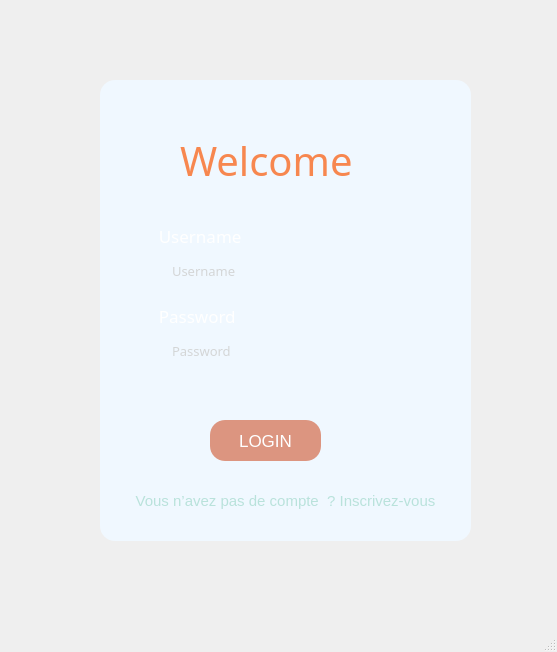
<?xml version="1.0" encoding="UTF-8"?>
<ui version="4.0">
 <class>MainWindow</class>
 <widget class="QMainWindow" name="MainWindow">
  <property name="geometry">
   <rect>
    <x>0</x>
    <y>0</y>
    <width>557</width>
    <height>652</height>
   </rect>
  </property>
  <property name="windowTitle">
   <string>MainWindow</string>
  </property>
  <widget class="QWidget" name="centralwidget">
   <widget class="QFrame" name="frame_2">
    <property name="geometry">
     <rect>
      <x>0</x>
      <y>0</y>
      <width>561</width>
      <height>641</height>
     </rect>
    </property>
    <property name="styleSheet">
     <string notr="true">QFrame
 {
border-radius:5px;
background-color:linear-gradient(to right top, #3cc6da, #5bc7e4, #77c8ea, #90c8ee, #a6c9ee, #a5c1e7, #a4bae0, #a3b2d9, #8fa0cc, #7c8ebe, #697db1, #566ca4;)
}


</string>
    </property>
    <property name="frameShape">
     <enum>QFrame::StyledPanel</enum>
    </property>
    <property name="frameShadow">
     <enum>QFrame::Raised</enum>
    </property>
    <property name="image" stdset="0">
     <font/>
    </property>
    <widget class="QFrame" name="frame">
     <property name="geometry">
      <rect>
       <x>100</x>
       <y>80</y>
       <width>371</width>
       <height>461</height>
      </rect>
     </property>
     <property name="styleSheet">
      <string notr="true">QFrame
{
	background-color: rgb(240, 248, 255);

border-radius:15px;
}

</string>
     </property>
     <property name="frameShape">
      <enum>QFrame::StyledPanel</enum>
     </property>
     <property name="frameShadow">
      <enum>QFrame::Raised</enum>
     </property>
     <widget class="QLabel" name="label_2">
      <property name="geometry">
       <rect>
        <x>80</x>
        <y>60</y>
        <width>231</width>
        <height>41</height>
       </rect>
      </property>
      <property name="styleSheet">
       <string notr="true">*{
font-family:century gothic;
font-size:40px;
}
QLabel
{
background:transparent;
color:rgb(247, 135, 79);
}</string>
      </property>
      <property name="frameShadow">
       <enum>QFrame::Sunken</enum>
      </property>
      <property name="text">
       <string>Welcome</string>
      </property>
     </widget>
     <widget class="QPushButton" name="buttonlogin">
      <property name="geometry">
       <rect>
        <x>110</x>
        <y>340</y>
        <width>111</width>
        <height>41</height>
       </rect>
      </property>
      <property name="styleSheet">
       <string notr="true">QPushButton
{
color:white;
border-radius:15px;
background:rgba(200,50,0,0.5);
font-size:17px;
}
QPushButton:hover
{

color:#333;
border-radius:15px;
background:#56655e1;

}
</string>
      </property>
      <property name="text">
       <string>LOGIN</string>
      </property>
     </widget>
     <widget class="QLineEdit" name="username">
      <property name="geometry">
       <rect>
        <x>70</x>
        <y>180</y>
        <width>241</width>
        <height>22</height>
       </rect>
      </property>
      <property name="styleSheet">
       <string notr="true">QLineEdit
{
background:transparent;
border:none;
color:rgb(184, 179, 174);
border-bottom:1px solide #717072;
font-family:century gothic;
font-size:13px;
}
</string>
      </property>
      <property name="text">
       <string/>
      </property>
      <property name="placeholderText">
       <string>Username</string>
      </property>
     </widget>
     <widget class="QLineEdit" name="password">
      <property name="geometry">
       <rect>
        <x>70</x>
        <y>260</y>
        <width>251</width>
        <height>22</height>
       </rect>
      </property>
      <property name="styleSheet">
       <string notr="true">QLineEdit
{
background:transparent;
border:none;
color:rgb(184, 179, 174);
border-bottom:1px solide #717072;
font-family:century gothic;
font-size:13px;
}</string>
      </property>
      <property name="text">
       <string/>
      </property>
      <property name="echoMode">
       <enum>QLineEdit::Password</enum>
      </property>
      <property name="placeholderText">
       <string>Password</string>
      </property>
     </widget>
     <widget class="QLabel" name="label_3">
      <property name="geometry">
       <rect>
        <x>50</x>
        <y>140</y>
        <width>151</width>
        <height>31</height>
       </rect>
      </property>
      <property name="styleSheet">
       <string notr="true">*{
font-family:century gothic;
font-size:17px;
}
QLabel
{
background:transparent;
color:white;
}</string>
      </property>
      <property name="lineWidth">
       <number>-1</number>
      </property>
      <property name="text">
       <string>  Username</string>
      </property>
     </widget>
     <widget class="QLabel" name="label_4">
      <property name="geometry">
       <rect>
        <x>50</x>
        <y>220</y>
        <width>101</width>
        <height>31</height>
       </rect>
      </property>
      <property name="styleSheet">
       <string notr="true">*{
font-family:century gothic;
font-size:17px;
}
QLabel
{
background:transparent;
color:white;
}</string>
      </property>
      <property name="text">
       <string>  Password</string>
      </property>
     </widget>
     <widget class="QLabel" name="label_5">
      <property name="geometry">
       <rect>
        <x>30</x>
        <y>290</y>
        <width>311</width>
        <height>31</height>
       </rect>
      </property>
      <property name="styleSheet">
       <string notr="true">*{
font-family:century gothic;
font-size:12px;
}
QLabel
{
background:transparent;
color:red;
font-size:14px;
}</string>
      </property>
      <property name="text">
       <string/>
      </property>
     </widget>
     <widget class="QPushButton" name="buttoninscription">
      <property name="geometry">
       <rect>
        <x>0</x>
        <y>400</y>
        <width>371</width>
        <height>41</height>
       </rect>
      </property>
      <property name="styleSheet">
       <string notr="true">QPushButton
{
color:rgb(185, 226, 219);
border-radius:15px;

font-size:15px;
}
QPushButton:hover
{

color:#333;
border-radius:15px;
background:#56655e1;

}
</string>
      </property>
      <property name="text">
       <string>Vous n’avez pas de compte  ? Inscrivez-vous</string>
      </property>
     </widget>
    </widget>
    <widget class="QLabel" name="label">
     <property name="geometry">
      <rect>
       <x>0</x>
       <y>0</y>
       <width>561</width>
       <height>641</height>
      </rect>
     </property>
     <property name="text">
      <string/>
     </property>
     <property name="pixmap">
      <pixmap>4dd8992f380071845532c16f21a632fd.jpg</pixmap>
     </property>
    </widget>
    <zorder>label</zorder>
    <zorder>frame</zorder>
   </widget>
  </widget>
  <widget class="QStatusBar" name="statusbar"/>
 </widget>
 <resources/>
 <connections/>
</ui>
